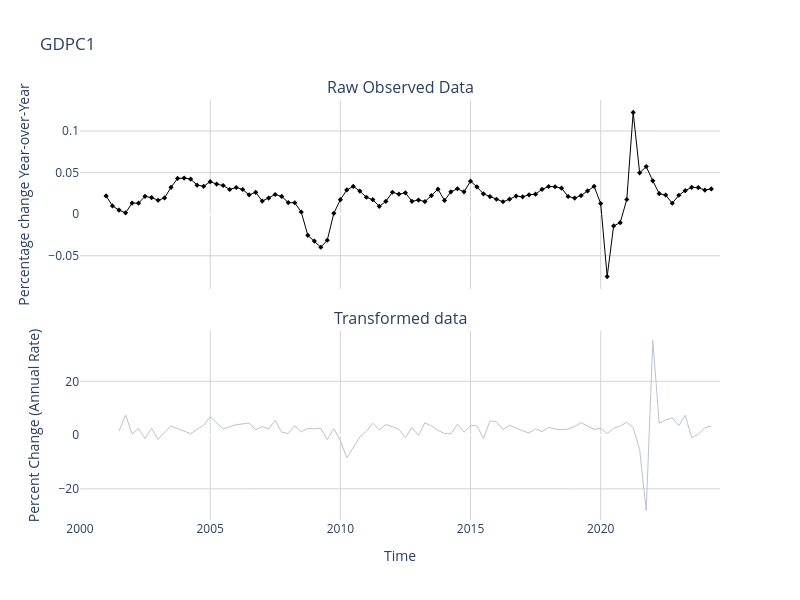

Write notebook code for a chart like this one.
### Code cell
X_df = pd.DataFrame(X, columns=header, index=Time)
Z_df = pd.DataFrame(data=Z, columns=header, index=Time)

fig = psub.make_subplots(rows=2, cols=1, shared_xaxes=True, vertical_spacing=0.1,
                            subplot_titles=("Raw Observed Data", "Transformed data"))

## Plot raw and transformed data.
# Industrial Production (INDPRO) <fred.stlouisfed.org/series/INDPRO>
series_name = "GDPC1"
idxSeries = SeriesID.index(series_name)
# Plot raw observed data
trace1 = go.Scatter(
    x=Z_df.sort_index()[series_name].dropna().pct_change(4).index,
    y=Z_df.sort_index()[series_name].dropna().pct_change(4),
    mode="lines+markers" if Z_df[series_name].isna().sum() else "lines",
    name='Raw Observed Data',
    line=dict(color="#000000", width=1),  # #7BCC62 / #68b562 / #7BB562
    marker={"size": 4, "symbol": "diamond"},
)
fig.add_trace(trace1, row=1, col=1)

# Plot transformed data
trace2 = go.Scatter(
    x=X_df.sort_index().dropna().index,
    y=X_df[series_name].sort_index().dropna(),
    mode='lines',
    name='Transformed Data',
    line=dict(color="#BDC1D6", width=1),  # #7BCC62 / #68b562 / #7BB562
)
fig.add_trace(trace2, row=2, col=1)
fig.update_layout(
    height=600,
    width=800,
    showlegend=False,
    title_text=series_name,
    plot_bgcolor="white",
)
fig.update_xaxes(range=[Time[0], Time[-1]], row=1, col=1, gridcolor="lightgrey")
fig.update_yaxes(
    # title_text=Units[idxSeries],
    title_text="Percentage change Year-over-Year",
    row=1,
    col=1,
    gridcolor="lightgrey"
    )

fig.update_xaxes(range=[Time[0], Time[-1]], title_text='Time', row=2, col=1, gridcolor="lightgrey")
fig.update_yaxes(title_text=UnitsTransformed[idxSeries], row=2, col=1, gridcolor="lightgrey")
fig.show()
